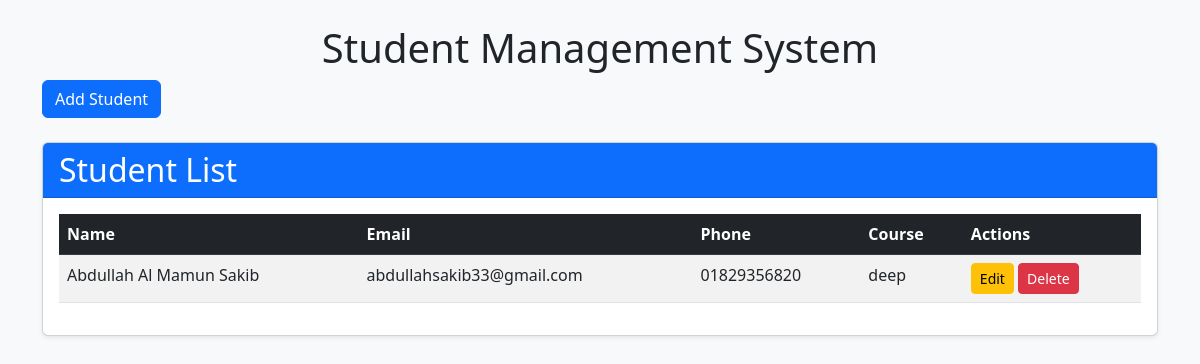
The app's page /students/, older data.
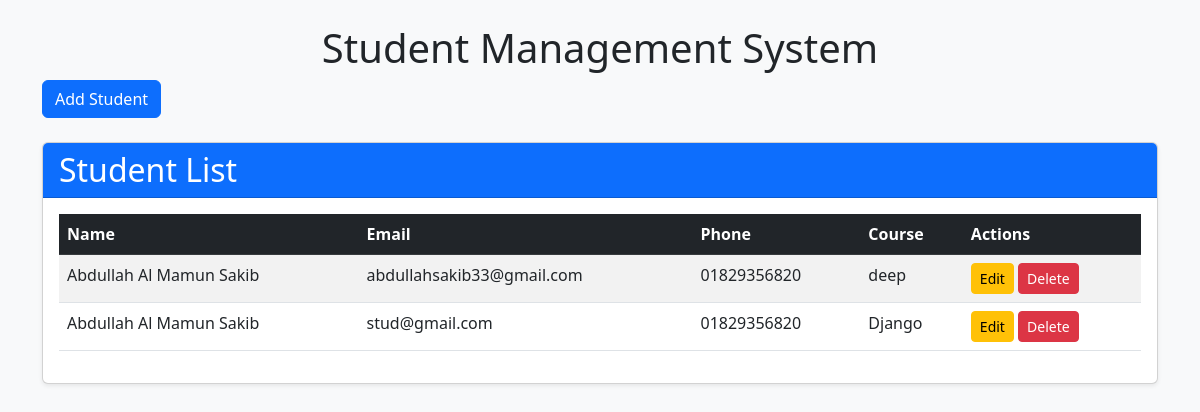
The same page, newer data.
### students/models.py (models this page shows, shortened)
class Student(models.Model):
    name = models.CharField(max_length=100)
    email = models.EmailField(unique=True)
    phone = models.CharField(max_length=15)
    course = models.CharField(max_length=100)
    created_at = models.DateTimeField(auto_now_add=True)

### students/views.py (the view)
# urls.py: path('', student_list, name='student_list'),
def student_list(request):
    students = Student.objects.all()
    return render(request, 'students/student_list.html', {'students': students})

### students/templates/students/student_list.html (shortened to what this page needs)
{% extends 'students/base.html' %}
{% block content %}
    <div class="card shadow-sm">
        <div class="card-header bg-primary text-white">
            <h2 class="mb-0">Student List</h2>
        </div>
        <div class="card-body">
            <table class="table table-striped">
                <thead class="table-dark">
                    <tr>
                        <th>Name</th>
                        <th>Email</th>
                        <th>Phone</th>
                        <th>Course</th>
                        <th>Actions</th>
                    </tr>
                </thead>
                <tbody>
                    {% for student in students %}
                    <tr>
                        <td>{{ student.name }}</td>
                        <td>{{ student.email }}</td>
                        <td>{{ student.phone }}</td>
                        <td>{{ student.course }}</td>
                        <td>
                            <a href="{% url 'student_update' student.id %}" class="btn btn-warning btn-sm">Edit</a>
                            <a href="{% url 'student_delete' student.id %}" class="btn btn-danger btn-sm">Delete</a>
                        </td>
                    </tr>
                    {% endfor %}
                </tbody>
            </table>
        </div>
    </div>
{% endblock %}

Row changes from the older to the newer data that the page shows:
added Student: name "Abdullah Al Mamun Sakib", email "stud@gmail.com", phone "01829356820", course "Django"
